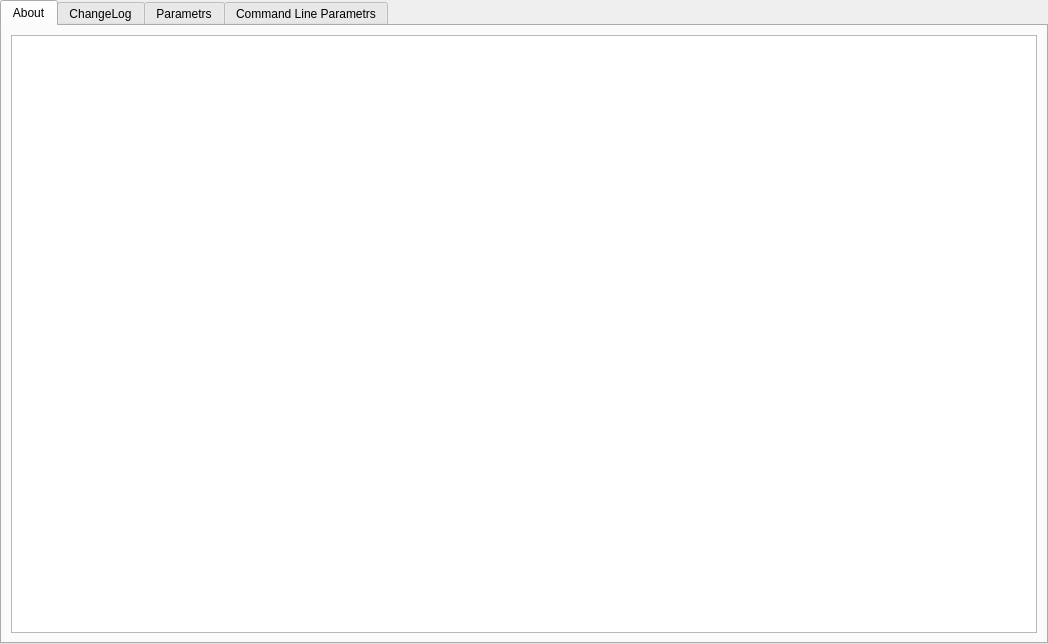
<?xml version="1.0" encoding="UTF-8"?>
<ui version="4.0">
 <class>HelpDialog</class>
 <widget class="QDialog" name="HelpDialog">
  <property name="geometry">
   <rect>
    <x>0</x>
    <y>0</y>
    <width>1048</width>
    <height>644</height>
   </rect>
  </property>
  <property name="windowTitle">
   <string>Help</string>
  </property>
  <layout class="QVBoxLayout" name="verticalLayout">
   <property name="spacing">
    <number>0</number>
   </property>
   <property name="leftMargin">
    <number>0</number>
   </property>
   <property name="topMargin">
    <number>0</number>
   </property>
   <property name="rightMargin">
    <number>0</number>
   </property>
   <property name="bottomMargin">
    <number>0</number>
   </property>
   <item>
    <widget class="QTabWidget" name="tabWidgetHelp">
     <property name="currentIndex">
      <number>0</number>
     </property>
     <widget class="QWidget" name="tab">
      <attribute name="title">
       <string>About</string>
      </attribute>
      <layout class="QVBoxLayout" name="verticalLayout_2">
       <item>
        <widget class="QTextBrowser" name="textBrowserAbout">
         <property name="font">
          <font>
           <pointsize>11</pointsize>
           <bold>false</bold>
          </font>
         </property>
         <property name="html">
          <string></string>
         </property>
         <property name="searchPaths">
          <stringlist notr="true"/>
         </property>
        </widget>
       </item>
      </layout>
     </widget>
     <widget class="QWidget" name="tab_2">
      <attribute name="title">
       <string>ChangeLog</string>
      </attribute>
      <layout class="QVBoxLayout" name="verticalLayout_3">
       <item>
        <widget class="QTextBrowser" name="textBrowserChangelog">
         <property name="font">
          <font>
           <pointsize>11</pointsize>
           <bold>false</bold>
          </font>
         </property>
         <property name="html">
          <string></string>
         </property>
         <property name="source">
          <url>
           <string/>
          </url>
         </property>
         <property name="searchPaths">
          <stringlist notr="true"/>
         </property>
        </widget>
       </item>
      </layout>
     </widget>
     <widget class="QWidget" name="tab_3">
      <attribute name="title">
       <string>Parametrs</string>
      </attribute>
      <layout class="QVBoxLayout" name="verticalLayout_4">
       <item>
        <widget class="QTextBrowser" name="textBrowserParametrs">
         <property name="font">
          <font>
           <pointsize>11</pointsize>
          </font>
         </property>
         <property name="searchPaths">
          <stringlist notr="true"/>
         </property>
        </widget>
       </item>
      </layout>
     </widget>
     <widget class="QWidget" name="tab_4">
      <attribute name="title">
       <string>Command Line Parametrs</string>
      </attribute>
      <layout class="QVBoxLayout" name="verticalLayout_5">
       <item>
        <widget class="QTextBrowser" name="textBrowserCmdLine">
         <property name="font">
          <font>
           <pointsize>11</pointsize>
           <bold>false</bold>
          </font>
         </property>
         <property name="searchPaths">
          <stringlist notr="true"/>
         </property>
        </widget>
       </item>
      </layout>
     </widget>
    </widget>
   </item>
  </layout>
 </widget>
 <resources/>
 <connections/>
</ui>
